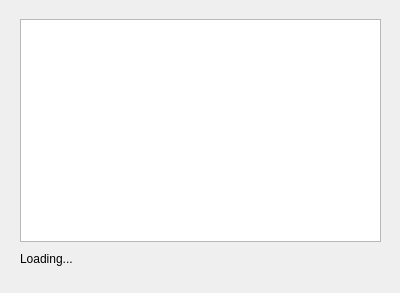
<?xml version="1.0" encoding="UTF-8"?>
<ui version="4.0">
 <class>FeedbackList</class>
 <widget class="QDialog" name="FeedbackList">
  <property name="geometry">
   <rect>
    <x>0</x>
    <y>0</y>
    <width>400</width>
    <height>293</height>
   </rect>
  </property>
  <property name="windowTitle">
   <string>Dialog</string>
  </property>
  <widget class="QWidget" name="verticalLayoutWidget">
   <property name="geometry">
    <rect>
     <x>20</x>
     <y>19</y>
     <width>361</width>
     <height>251</height>
    </rect>
   </property>
   <layout class="QVBoxLayout" name="verticalLayout" stretch="10,1">
    <item>
     <widget class="QListWidget" name="feedback_list"/>
    </item>
    <item>
     <widget class="QLabel" name="loading">
      <property name="text">
       <string>Loading...</string>
      </property>
     </widget>
    </item>
   </layout>
  </widget>
 </widget>
 <resources/>
 <connections/>
</ui>
